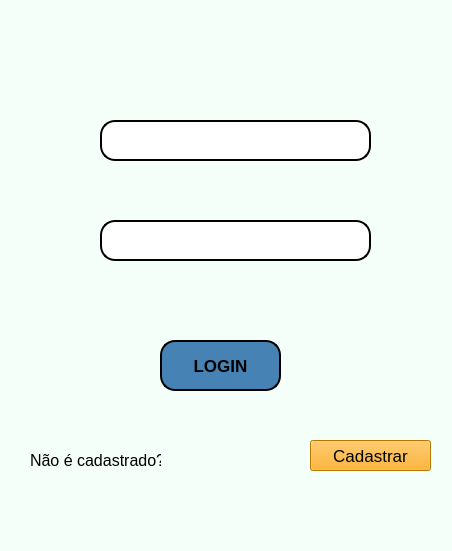
<?xml version="1.0" encoding="UTF-8"?>
<ui version="4.0">
 <class>MainWindow</class>
 <widget class="QMainWindow" name="MainWindow">
  <property name="geometry">
   <rect>
    <x>0</x>
    <y>0</y>
    <width>452</width>
    <height>551</height>
   </rect>
  </property>
  <property name="windowTitle">
   <string>MainWindow</string>
  </property>
  <property name="styleSheet">
   <string notr="true">background-color: rgb(245, 255, 250);</string>
  </property>
  <widget class="QWidget" name="centralwidget">
   <widget class="QPushButton" name="pushButton">
    <property name="geometry">
     <rect>
      <x>160</x>
      <y>340</y>
      <width>121</width>
      <height>51</height>
     </rect>
    </property>
    <property name="font">
     <font>
      <pointsize>13</pointsize>
      <bold>true</bold>
     </font>
    </property>
    <property name="styleSheet">
     <string notr="true">background-color: rgb(70, 130, 180);
border-style: outset;
border-width: 2px;
border-radius: 15px;
border-color: black;</string>
    </property>
    <property name="text">
     <string>LOGIN</string>
    </property>
   </widget>
   <widget class="QLineEdit" name="lineEdit">
    <property name="geometry">
     <rect>
      <x>100</x>
      <y>120</y>
      <width>271</width>
      <height>41</height>
     </rect>
    </property>
    <property name="font">
     <font>
      <pointsize>15</pointsize>
      <bold>true</bold>
     </font>
    </property>
    <property name="styleSheet">
     <string notr="true">background-color: rgb(255, 255, 255);
border-radius: 15px;
border-style: outset;
border-width: 2px;</string>
    </property>
   </widget>
   <widget class="QLineEdit" name="lineEdit_2">
    <property name="geometry">
     <rect>
      <x>100</x>
      <y>220</y>
      <width>271</width>
      <height>41</height>
     </rect>
    </property>
    <property name="styleSheet">
     <string notr="true">background-color: rgb(255, 255, 255);
border-radius: 15px;
border-style: outset;
border-width: 2px;</string>
    </property>
   </widget>
   <widget class="QLabel" name="label_2">
    <property name="geometry">
     <rect>
      <x>60</x>
      <y>120</y>
      <width>41</width>
      <height>31</height>
     </rect>
    </property>
    <property name="text">
     <string/>
    </property>
    <property name="pixmap">
     <pixmap>usuario.png</pixmap>
    </property>
   </widget>
   <widget class="QLabel" name="label_3">
    <property name="geometry">
     <rect>
      <x>60</x>
      <y>220</y>
      <width>51</width>
      <height>41</height>
     </rect>
    </property>
    <property name="text">
     <string/>
    </property>
    <property name="pixmap">
     <pixmap>cadeado.png</pixmap>
    </property>
   </widget>
   <widget class="QLabel" name="label_4">
    <property name="geometry">
     <rect>
      <x>130</x>
      <y>280</y>
      <width>241</width>
      <height>31</height>
     </rect>
    </property>
    <property name="font">
     <font>
      <pointsize>13</pointsize>
     </font>
    </property>
    <property name="styleSheet">
     <string notr="true">color: rgb(255, 69, 0);</string>
    </property>
    <property name="text">
     <string/>
    </property>
   </widget>
   <widget class="QLabel" name="label_5">
    <property name="geometry">
     <rect>
      <x>30</x>
      <y>450</y>
      <width>131</width>
      <height>21</height>
     </rect>
    </property>
    <property name="font">
     <font>
      <pointsize>12</pointsize>
     </font>
    </property>
    <property name="styleSheet">
     <string notr="true">selection-background-color: rgb(0, 85, 127);</string>
    </property>
    <property name="text">
     <string>Não é cadastrado?</string>
    </property>
   </widget>
   <widget class="QPushButton" name="pushButton_3">
    <property name="geometry">
     <rect>
      <x>310</x>
      <y>440</y>
      <width>121</width>
      <height>31</height>
     </rect>
    </property>
    <property name="font">
     <font>
      <pointsize>13</pointsize>
     </font>
    </property>
    <property name="styleSheet">
     <string notr="true">background-color: rgb(255, 165, 0);</string>
    </property>
    <property name="text">
     <string>Cadastrar</string>
    </property>
   </widget>
   <widget class="QLabel" name="label">
    <property name="geometry">
     <rect>
      <x>140</x>
      <y>30</y>
      <width>151</width>
      <height>61</height>
     </rect>
    </property>
    <property name="text">
     <string/>
    </property>
    <property name="pixmap">
     <pixmap>consult go.png</pixmap>
    </property>
    <property name="scaledContents">
     <bool>true</bool>
    </property>
   </widget>
   <zorder>label_3</zorder>
   <zorder>label_2</zorder>
   <zorder>pushButton</zorder>
   <zorder>lineEdit</zorder>
   <zorder>lineEdit_2</zorder>
   <zorder>label_4</zorder>
   <zorder>label_5</zorder>
   <zorder>pushButton_3</zorder>
   <zorder>label</zorder>
  </widget>
  <widget class="QMenuBar" name="menubar">
   <property name="geometry">
    <rect>
     <x>0</x>
     <y>0</y>
     <width>452</width>
     <height>22</height>
    </rect>
   </property>
  </widget>
  <widget class="QStatusBar" name="statusbar"/>
 </widget>
 <resources/>
 <connections/>
</ui>
